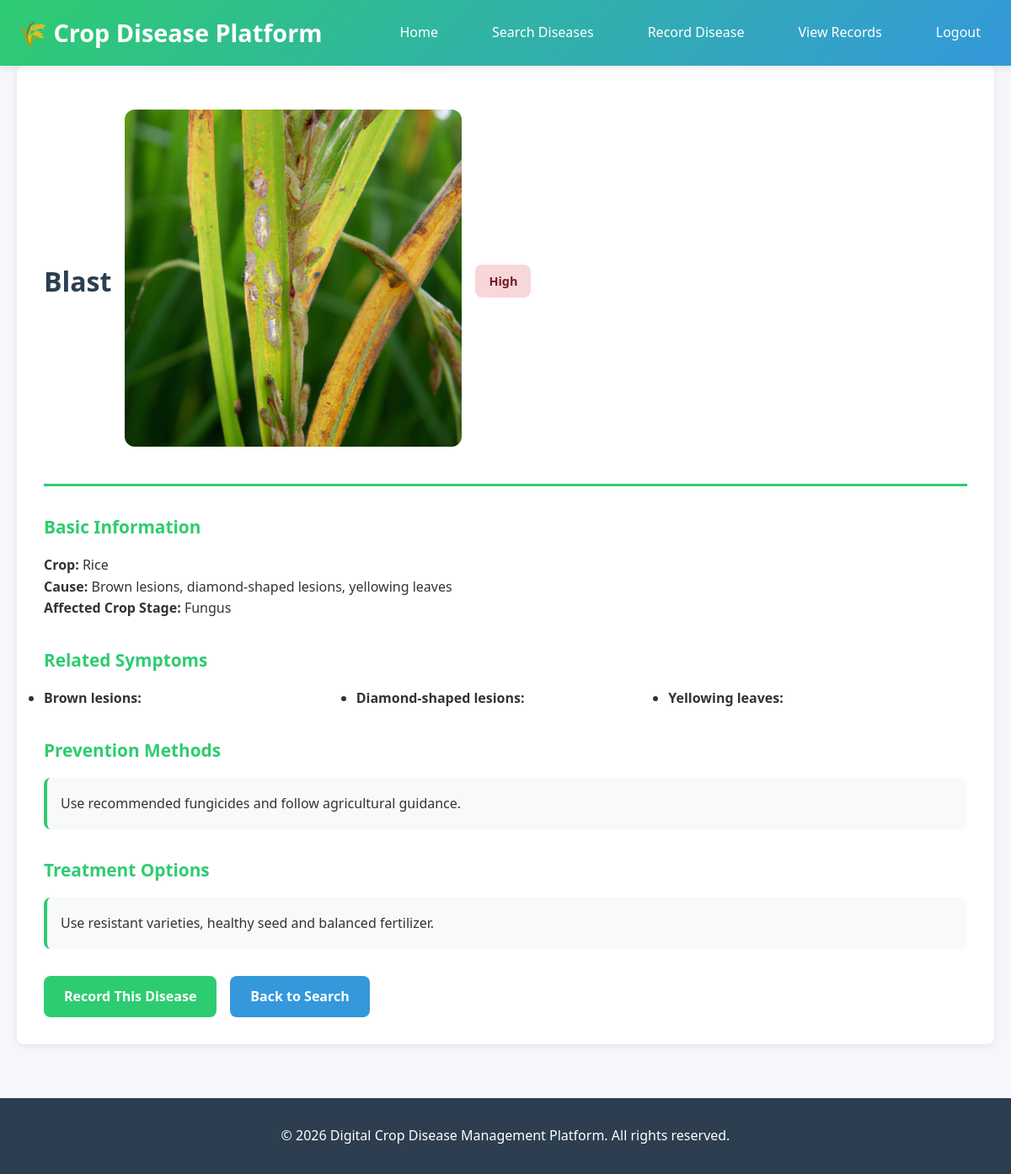
Page /disease/1 (signed in) on the committed database.
### tables this page shows
CREATE TABLE diseases (
        id INTEGER PRIMARY KEY AUTOINCREMENT,
        crop_id INTEGER,
        name TEXT,
        symptoms TEXT,
        cause TEXT,
        treatment TEXT,
        prevention TEXT,
        severity TEXT
    );

CREATE TABLE crops (
        id INTEGER PRIMARY KEY AUTOINCREMENT,
        name TEXT UNIQUE NOT NULL,
        description TEXT,
        scientific_name TEXT,
        climate TEXT,
        temperature TEXT,
        rainfall TEXT,
        soil TEXT,
        soil_ph TEXT,
        season TEXT,
        sowing_time TEXT,
        harvesting_time TEXT,
        fertilizer TEXT,
        uses TEXT,
        prevention TEXT
    );

CREATE TABLE symptoms (
        id INTEGER PRIMARY KEY AUTOINCREMENT,
        name TEXT UNIQUE
    );

### app.py (the view)
@app.route("/disease/<int:disease_id>")
def disease_detail(disease_id):
    conn = get_db()
    disease = conn.execute("""
        SELECT
            d.id,
            d.name,
            d.symptoms,
            d.cause,
            d.treatment,
            d.prevention,
            d.severity,
            c.name AS crop_name
        FROM diseases d
        JOIN crops c
            ON d.crop_id = c.id
        WHERE d.id = ?
    """, (disease_id,)).fetchone()
    symptoms = conn.execute("""
        SELECT s.name
        FROM symptoms s
        JOIN disease_symptoms ds
            ON s.id = ds.symptom_id
        WHERE ds.disease_id = ?
    """, (disease_id,)).fetchall()
    conn.close()
    if not disease:
        return "Disease not found", 404
    image_map = {
        "Blast": "blast.jpg",
        "Brown Spot": "brown_spot.jpg",
        "Wheat Rust": "wheat_rust.jpg",
        "Powdery Mildew": "powdery_mildew.jpg",
        "Early Blight": "early_blight.jpg",
        "Late Blight": "late_blight.jpg",
        "Tomato Leaf Curl": "tomato_leaf_curl.jpg",
        "Northern Corn Leaf Blight": "corn_leaf_blight.jpg",
        "Common Rust": "common_rust.jpg",
        "Potato Early Blight": "potato_early_blight.jpg",
        "Potato Late Blight": "potato_late_blight.jpg",
        "Potato Bacterial Wilt": "potato_wilt.jpg"
    }
    image_name = image_map.get(
        disease["name"],
        "default.jpg"
    )
    return render_template(
        "disease_detail.html",
        disease=disease,
        symptoms=symptoms,
        image_name=image_name
    )

### app.py (called while the page is built)
def get_db():
    conn = sqlite3.connect(app.config["DATABASE"])
    conn.row_factory = sqlite3.Row
    return conn

@app.before_request
def auth():
    if request.endpoint not in ["login", "register", "static"] and "user_id" not in session:
        return redirect(url_for("login"))

### templates/disease_detail.html (shortened to what this page needs)
{% extends "base.html" %}
{% block content %}
<div class="disease-detail">
    <div class="detail-header">
        <h1>{{ disease[1] }}</h1>
        <div style="text-align:center; margin:20px 0;">
            <img
                src="{{ url_for('static', filename='images/diseases/' + image_name) }}"
                alt="{{ disease[1] }}"
                style="max-width:400px; width:100%; border-radius:12px;">
        </div>
        <span class="severity-badge severity-{{ disease[6]|lower }}">{{ disease[6] }}</span>
    </div>
    <div class="detail-content">
        <div class="section">
            <h3>Basic Information</h3>
            <p><strong>Crop:</strong> {{ disease[7] }}</p>
            <p><strong>Cause:</strong> {{ disease[2] }}</p>
            <p><strong>Affected Crop Stage:</strong> {{ disease[3] }}</p>
        </div>
        <div class="section">
            <h3>Related Symptoms</h3>
            <ul class="symptoms-list">
                {% for symptom in symptoms %}
                <li>
                    <strong>{{ symptom[0] }}:</strong> {{ symptom[1] }}
                </li>
                {% else %}
                <li>No symptoms recorded</li>
                {% endfor %}
            </ul>
        </div>
        <div class="section">
            <h3>Prevention Methods</h3>
            <div class="prevention-box">
                {{ disease[4] }}
            </div>
        </div>
        <div class="section">
            <h3>Treatment Options</h3>
            <div class="treatment-box">
                {{ disease[5] }}
            </div>
        </div>
    </div>
    <div class="action-buttons">
        <a href="{{ url_for('record') }}" class="btn btn-primary">Record This Disease</a>
        <a href="{{ url_for('search') }}" class="btn btn-secondary">Back to Search</a>
    </div>
</div>
{% endblock %}

### templates/base.html (shortened to what this page needs)
<!DOCTYPE html>
<html lang="en">
<head>
    <link rel="stylesheet" href="{{ url_for('static', filename='css/style.css') }}">
</head>
<body>
    <nav class="navbar">
        <div class="container">
            <div class="nav-brand">
                <h1>🌾 Crop Disease Platform</h1>
            </div>
            <ul class="nav-menu">
                <li><a href="{{ url_for('index') }}" class="nav-link">Home</a></li>
                <li><a href="{{ url_for('search') }}" class="nav-link">Search Diseases</a></li>
                <li><a href="{{ url_for('record') }}" class="nav-link">Record Disease</a></li>
                <li><a href="{{ url_for('view_records') }}" class="nav-link">View Records</a></li>
                 <li><a href="{{ url_for('logout') }}" class="nav-link">Logout</a></li>
            </ul>
        </div>
    </nav>
    <main class="container">
        {% block content %}{% endblock %}
    </main>
    <footer class="footer">
        <p>&copy; 2026 Digital Crop Disease Management Platform. All rights reserved.</p>
    </footer>
</body>
</html>

### static/css/style.css (style rules this page uses)
* { margin: 0; padding: 0; box-sizing: border-box; }
:root { --primary-color: #2ecc71; --secondary-color: #3498db; --danger-color: #e74c3c; --warning-color: #f39c12; --dark-color: #2c3e50; --light-color: #ecf0f1; --border-radius: 8px; --transition: all 0.3s ease; }
body { font-family: 'Segoe UI', Tahoma, Geneva, Verdana, sans-serif; line-height: 1.6; color: #333; background-color: #f5f7fa; }
.container { max-width: 1200px; margin: 0 auto; padding: 0 20px; }
.navbar { background: linear-gradient(135deg, var(--primary-color), var(--secondary-color)); color: white; padding: 1rem 0; box-shadow: 0 2px 10px rgba(0, 0, 0, 0.1); position: sticky; top: 0; z-index: 100; }
.navbar .container { display: flex; justify-content: space-between; align-items: center; }
.nav-brand h1 { font-size: 1.8rem; font-weight: 700; }
.nav-menu { display: flex; list-style: none; gap: 2rem; }
.nav-link { color: white; text-decoration: none; font-weight: 500; transition: var(--transition); padding: 0.5rem 1rem; border-radius: var(--border-radius); }
.btn { display: inline-block; padding: 0.75rem 1.5rem; border-radius: var(--border-radius); text-decoration: none; font-weight: 600; transition: var(--transition); cursor: pointer; border: none; font-size: 1rem; }
.btn-primary { background-color: var(--primary-color); color: white; }
.btn-secondary { background-color: var(--secondary-color); color: white; }
.severity-badge { display: inline-block; padding: 0.5rem 1rem; border-radius: var(--border-radius); font-weight: 600; font-size: 0.9rem; }
.severity-high { background-color: #f8d7da; color: #721c24; }
.symptoms-list { display: grid; grid-template-columns: repeat(auto-fit, minmax(200px, 1fr)); gap: 1rem; }
.disease-detail { background: white; border-radius: var(--border-radius); padding: 2rem; box-shadow: 0 2px 10px rgba(0, 0, 0, 0.08); }
.detail-header { display: flex; align-items: center; gap: 1rem; margin-bottom: 2rem; border-bottom: 3px solid var(--primary-color); padding-bottom: 1rem; }
.detail-header h1 { color: var(--dark-color); }
.section { margin-bottom: 2rem; }
.section h3 { color: var(--primary-color); margin-bottom: 1rem; font-size: 1.3rem; }
.prevention-box, .treatment-box { background-color: #f8f9fa; padding: 1rem; border-left: 4px solid var(--primary-color); border-radius: var(--border-radius); line-height: 1.8; }
.action-buttons { display: flex; gap: 1rem; margin-top: 2rem; }
.footer { background-color: var(--dark-color); color: white; text-align: center; padding: 2rem; margin-top: 4rem; }

### rows in the picture
diseases: name "Blast", severity "High", symptoms "Brown lesions, diamond-shaped lesions, yellowing leaves", cause "Fungus", treatment "Use recommended fungicides and follow agricultural guidance.", prevention "Use resistant varieties, healthy seed and balanced fertilizer."
crops: name "Rice"
symptoms: name "Brown lesions"
symptoms: name "Diamond-shaped lesions"
symptoms: name "Yellowing leaves"
